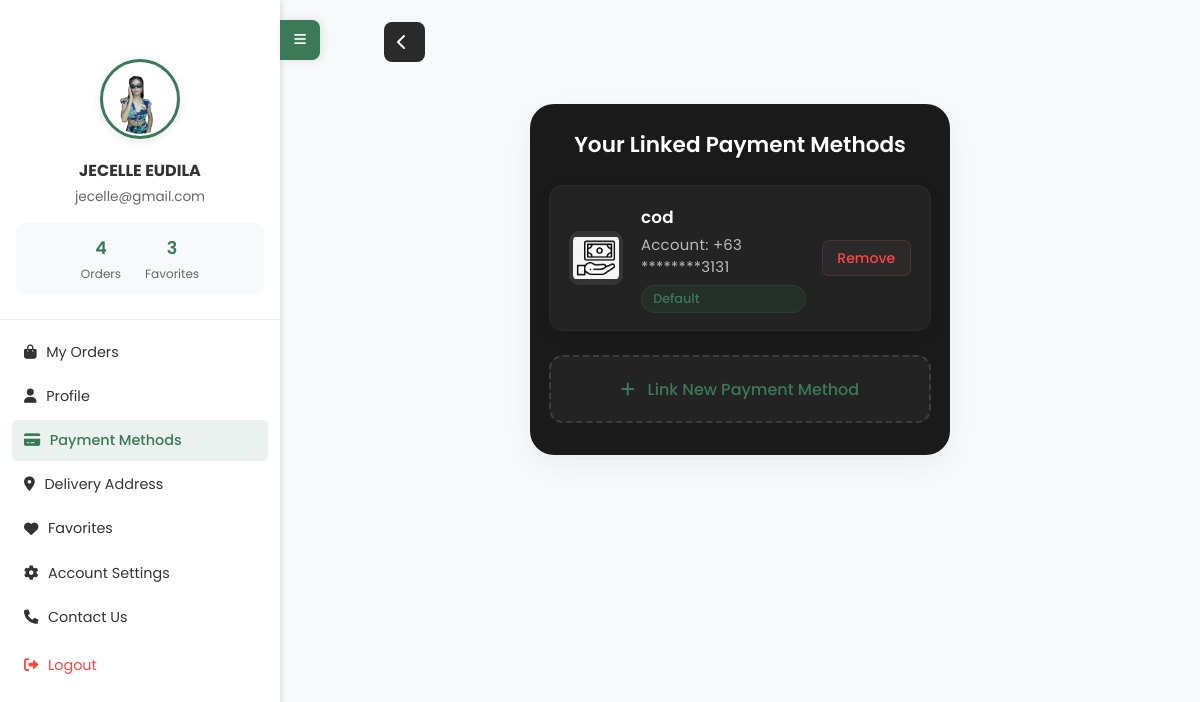
/user-dashboard/payment.php (signed in), run on the app's committed database.
### tables this page shows
CREATE TABLE `users` (
  `user_id` int(11) NOT NULL,
  `username` varchar(50) NOT NULL,
  `first_name` varchar(50) NOT NULL,
  `last_name` varchar(50) NOT NULL,
  `email` varchar(100) NOT NULL,
  `phone_number` varchar(20) DEFAULT NULL,
  `password` varchar(255) NOT NULL,
  `full_name` varchar(100) GENERATED ALWAYS AS (concat(`first_name`,' ',`last_name`)) STORED,
  `profile_image` varchar(255) DEFAULT NULL,
  `role` enum('admin','customer','staff') NOT NULL DEFAULT 'customer',
  `created_at` timestamp NOT NULL DEFAULT current_timestamp(),
  `last_login` timestamp NULL DEFAULT NULL,
  `active` tinyint(1) DEFAULT 1,
  `phone` varchar(20) DEFAULT NULL,
  `birth_date` date DEFAULT NULL
);

CREATE TABLE `payment_methods` (
  `id` int(11) NOT NULL,
  `user_id` int(11) NOT NULL,
  `type` varchar(50) NOT NULL,
  `masked_number` varchar(255) NOT NULL,
  `is_default` tinyint(1) DEFAULT 0,
  `additional_data` text DEFAULT NULL,
  `created_at` timestamp NOT NULL DEFAULT current_timestamp(),
  `updated_at` timestamp NOT NULL DEFAULT current_timestamp() ON UPDATE current_timestamp(),
  `account_number` varchar(255) NOT NULL
);

### user-dashboard/payment.php (the view, shortened to what this page needs)
<?php
require_once '../connect.php';
$user_id = $_SESSION['user_id'];
$stmt = $conn->prepare("SELECT * FROM users WHERE user_id = ?");
$stmt->bind_param("i", $user_id);
$stmt->execute();
$result = $stmt->get_result();
$user = $result->fetch_assoc();
$orderCount = 0;
try {
    $orderStmt = $conn->prepare("SELECT COUNT(*) as order_count FROM orders WHERE user_id = ?");
    $orderStmt->bind_param("i", $user_id);
    $orderStmt->execute();
    $orderResult = $orderStmt->get_result();
    $orderCount = $orderResult->fetch_assoc()['order_count'];
} catch (Exception $e) {
    error_log("Error getting order count: " . $e->getMessage());
}
$favoriteCount = 0;
try {
    $favoriteStmt = $conn->prepare("SELECT COUNT(*) as favorite_count FROM favorites WHERE user_id = ?");
    $favoriteStmt->bind_param("i", $user_id);
    $favoriteStmt->execute();
    $favoriteResult = $favoriteStmt->get_result();
    $favoriteCount = $favoriteResult->fetch_assoc()['favorite_count'];
} catch (Exception $e) {
    error_log("Error getting favorite count: " . $e->getMessage());
}
?>
<!DOCTYPE html>
<html lang="en">
<head>
    <link rel="stylesheet" href="https://cdnjs.cloudflare.com/ajax/libs/font-awesome/6.0.0/css/all.min.css">
    <link rel="stylesheet" href="../css/user.css">
    <link rel="stylesheet" href="../css/payment.css">
</head>
<body>
    <aside class="sidebar">
        <div class="toggle-container">
            <button class="toggle-btn" id="sidebarToggle">
                <i class="fa-solid fa-bars"></i>
            </button>
        </div>
        <div class="user-info">
            <img src="<?php echo !empty($user['profile_image']) ? '../' . $user['profile_image'] : '../assets/images/default-avatar.jpg'; ?>"
                 alt="User Avatar" class="user-avatar">
            <h3><?php echo $user['first_name'] . ' ' . $user['last_name']; ?></h3>
            <p><?php echo $user['email']; ?></p>
            <div class="user-stats">
                <div class="stat">
                    <div class="stat-number"><?php echo isset($orderCount) ? $orderCount : '0'; ?></div>
                    <div class="stat-label">Orders</div>
                </div>
                <div class="stat">
                    <div class="stat-number"><?php echo isset($favoriteCount) ? $favoriteCount : '0'; ?></div>
                    <div class="stat-label">Favorites</div>
                </div>
            </div>
        </div>
        <ul class="menu-items">
            <li><a href="orders.php"><i class="fa-solid fa-bag-shopping"></i> My Orders</a></li>
            <li><a href="profile.php"><i class="fa-solid fa-user"></i> Profile</a></li>
            <li><a href="payment.php" class="active"><i class="fa-solid fa-credit-card"></i> Payment Methods</a></li>
            <li><a href="address.php"><i class="fa-solid fa-location-dot"></i> Delivery Address</a></li>
            <li><a href="favorite.php"><i class="fa-solid fa-heart"></i> Favorites</a></li>
            <li><a href="settings.php"><i class="fa-solid fa-gear"></i> Account Settings</a></li>
            <li><a href="contact.php"><i class="fa-solid fa-phone"></i> Contact Us</a></li>
            <li><a href="#" onclick="showLogoutModal(); return false;" class="logout-link">
                <i class="fa-solid fa-right-from-bracket"></i> Logout
            </a></li>
        </ul>
    </aside>
    <main class="main-content">
        <div class="back-btn-container">
<a href="user.php" class="back-button">
    <i class="fa-solid fa-chevron-left"></i>
</a>
        </div>
        <div class="payment-methods-container">
            <h2>Your Linked Payment Methods</h2>
            <div class="payment-methods-list">
                <?php
                $stmt = $conn->prepare("SELECT * FROM payment_methods WHERE user_id = ?");
                $stmt->bind_param("i", $user_id);
                $stmt->execute();
                $result = $stmt->get_result();
                if ($result->num_rows > 0) {
                    while ($payment = $result->fetch_assoc()) {
                        ?>
                        <div class="payment-method-card">
                            <div class="payment-method-info">
                                <?php
                                $imagePath = '';
                                switch($payment['type']) {
                                    case 'cod':
                                        $imagePath = '../assets/cod.png';
                                        break;
                                }
                                ?>
                                <img src="<?php echo htmlspecialchars($imagePath); ?>"
                                     alt="<?php echo htmlspecialchars($payment['type']); ?>"
                                     class="payment-logo"
                                     onerror="this.src='../assets/default-payment.png'">
                                <div class="payment-details">
                                    <h3><?php echo htmlspecialchars($payment['type']); ?></h3>
                                    <p class="account-number">Account: <?php echo htmlspecialchars($payment['masked_number']); ?></p>
                                    <?php if ($payment['is_default']) { ?>
                                        <span class="default-badge">Default</span>
                                    <?php } ?>
                                </div>
                            </div>
                            <div class="payment-actions">
                                <button class="remove-btn" onclick="showDeleteModal(<?php echo $payment['id']; ?>)">Remove</button>
                            </div>
                        </div>
                        <?php
                    }
                } else {
                    ?>
                    <div class="no-payment-methods">
                        <p>No payment methods linked yet</p>
                    </div>
                    <?php
                }
                ?>
                <?php
$paymentCount = $result->num_rows;
if ($paymentCount < 3) {
    ?>
    <div class="add-payment-method" onclick="showPaymentModal()">
        <div class="add-payment-link">
            <i class="fas fa-plus"></i>
            Link New Payment Method
        </div>
    </div>
    <?php
} else {
    ?>
    <div class="max-payment-methods">
        <p style="color: #fff;">Maximum number of payment methods (3) reached</p>
    </div>
    <?php
}
?>
            </div>
        </div>
    </main>
</body>
</html>

### css/user.css (style rules this page uses)
* { margin: 0; padding: 0; box-sizing: border-box; font-family: 'Poppins', sans-serif; }
:root { --primary-color: #3b7a57; --secondary-color: #2c5a3f; --text-color: #333; --bg-color: #f5f5f5; }
body { background-color: var(--bg-color); min-height: 100vh; overflow-x: hidden; }
.sidebar { width: 280px; background: white; height: 100vh; position: fixed; left: 0; top: 0; transition: all 0.3s ease; z-index: 999; padding-top: 15px; box-shadow: 2px 0 5px rgba(0,0,0,0.1); overflow-y: auto; }
.main-content { margin-left: 280px; padding: 20px; transition: all 0.3s ease; min-height: calc(100vh - 60px); margin-top: 10px; }
.toggle-btn { position: sticky; top: 0; z-index: 10; }
.payment-methods-container { width: 100%; max-width: 800px; }
.add-payment-method { border: 2px dashed #ddd; border-radius: 10px; padding: 30px; display: flex; justify-content: center; align-items: center; margin-top: 20px; background-color: #f9f9f9; transition: all 0.3s ease; }
.add-payment-link { color: var(--primary-color); font-weight: 500; font-size: 1.1rem; text-decoration: none; display: flex; align-items: center; gap: 8px; transition: all 0.3s ease; }

### data on the page
users: profile_image (picture), first_name "JECELLE", last_name "EUDILA", email "jecelle@gmail.com"
payment_methods: type "cod", masked_number "+63 ********3131", is_default "Default"

### other printed values
$orderCount "4"
$favoriteCount "3"
